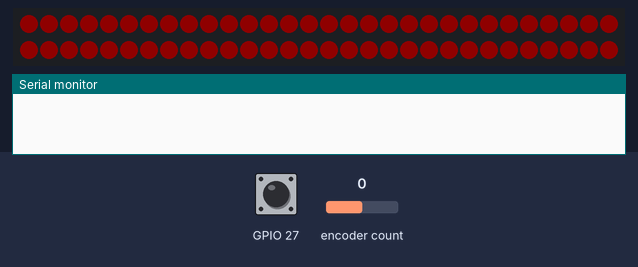
This program was run on a simulated ESP32. On the bench: 60 RGB LEDs in strip order, left to right, continuing on the next row, the last lines printed to the serial monitor. The test bench sets the inputs (shaded band); at power-on: encoder count 0, GPIO 27 HIGH. Dim RGB values are drawn brighter than linear.

Above: at 4.2 s.
4.3 s: encoder count set to 1
At 5.4 s:
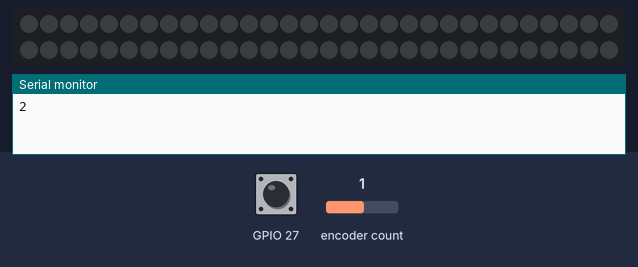
5.8 s: encoder count set to 2
At 6.5 s:
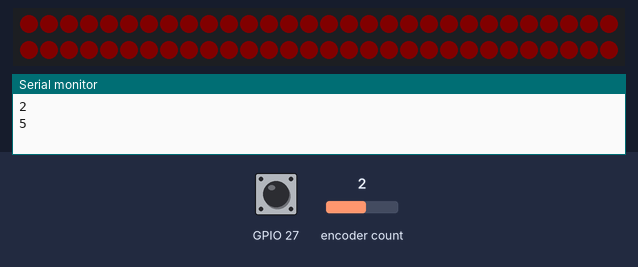
Timing chart, 0 to 8.8 s (numbered marks = the images above; inputs shaded):
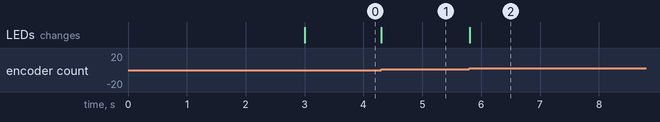

Measured:
- after the input at 4.3 s, the LEDs: change at once (image 1)
- after the input at 5.8 s, the LEDs: change at once (image 2)

The program:

main.cpp
```cpp
/*
Libs:
Lib fast led: https://github.com/FastLED/FastLED
Rotary encoder: https://github.com/igorantolic/ai-esp32-rotary-encoder
*/

#include <AiEsp32RotaryEncoder.h>
#include <Arduino.h>
#include <FastLED.h>

// header
void setColor(uint32_t);
void SetColorByHue(uint8_t);
void RotaryLoop();
void RotaryBtnOnClick();

// rotary 12,14,27
#define ROTARY_CLK 12
#define ROTARY_DT 14
#define ROTARY_SW 27
#define ROTARY_VCC -1

// Led
#define NUM_LEDS 60
#define BRIGHTNESS 15
#define LED_TYPE WS2812B
#define COLOR_ORDER GRB
#define LED_PIN 15

///////////////////////////////////////////////////////////////////////////////////////////////////////////////
// do not edit after
///////////////////////////////////////////////////////////////////////////////////////////////////////////////
typedef enum
{
  ACTION_BRIGHTNESS = 0,
  ACTION_HUE = 1
} action;

// encoder
AiEsp32RotaryEncoder rotaryEncoder = AiEsp32RotaryEncoder(ROTARY_CLK, ROTARY_DT, ROTARY_SW, ROTARY_VCC);

// Define the array of leds
CRGB leds[NUM_LEDS];

// debounce vars
const unsigned long debounceTime = 100;
unsigned long dbtime;

// action onClic
action btnAction = ACTION_BRIGHTNESS;

void setup()
{
  Serial.begin(115200);
  delay(3000); // power-up safety delay
  FastLED.addLeds<LED_TYPE, LED_PIN, COLOR_ORDER>(leds, NUM_LEDS).setCorrection(TypicalLEDStrip);
  FastLED.setBrightness(BRIGHTNESS);
  SetColorByHue(0);

  // rotary
  dbtime = millis();
  rotaryEncoder.begin();
  rotaryEncoder.setup([] { rotaryEncoder.readEncoder_ISR(); });
  rotaryEncoder.setBoundaries(0, 100, true); // on set de 0 a 100
}

void loop()
{
  RotaryLoop();
}

// set color bye hue (0 -> 255)
void SetColorByHue(uint8_t hue)
{
  fill_solid(leds, NUM_LEDS, CHSV(hue, 255, 255));
  FastLED.show();
}

void RotaryBtnOnClick()
{
  Serial.println("clic");
  if (btnAction == ACTION_BRIGHTNESS)
    btnAction = ACTION_HUE;
  else
    btnAction = ACTION_BRIGHTNESS;
  Serial.println(btnAction);
}

void RotaryLoop()
{
  // clic
  if (rotaryEncoder.currentButtonState() == BUT_RELEASED)
  {
    if (millis() - dbtime > debounceTime)
    {
      RotaryBtnOnClick();
    }
    dbtime = millis();
  }

  // rotate ?
  int16_t encoderDelta = rotaryEncoder.encoderChanged();
  if (encoderDelta == 0)
    return;

  int16_t rotaryValue = rotaryEncoder.readEncoder() * 2.55;
  Serial.println(rotaryValue);
  if (btnAction == ACTION_BRIGHTNESS)
  {
    if (rotaryValue < 5)
      rotaryValue = 0;
    FastLED.setBrightness(rotaryValue);
  }
  else
  {
    SetColorByHue(rotaryValue);
  }
  FastLED.show();
}
```
